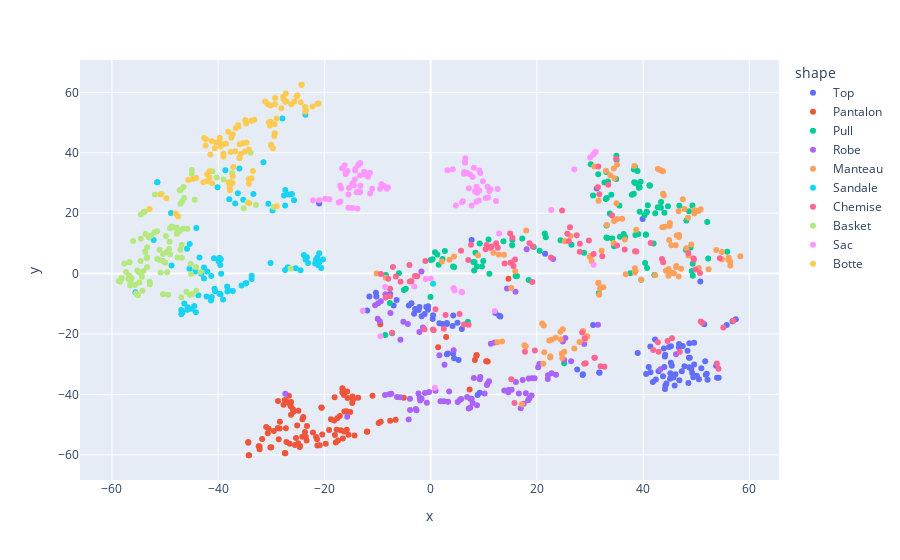

The code cell stored with this chart in its notebook:
### Code cell
colors = ['Top','Pantalon','Pull','Robe','Manteau','Sandale','Chemise','Basket','Sac','Botte']
tsne = TSNE(n_components=2,perplexity=10, random_state=42)
t_test= tsne.fit_transform(X_test)
fig = px2.scatter(df2,x=t_test[:,0], y=t_test[:,1], color='shape', labels=dico3, category_orders={"shape": ['Top','Pantalon','Pull','Robe','Manteau','Sandale','Chemise','Basket','Sac','Botte']})
fig.show()
